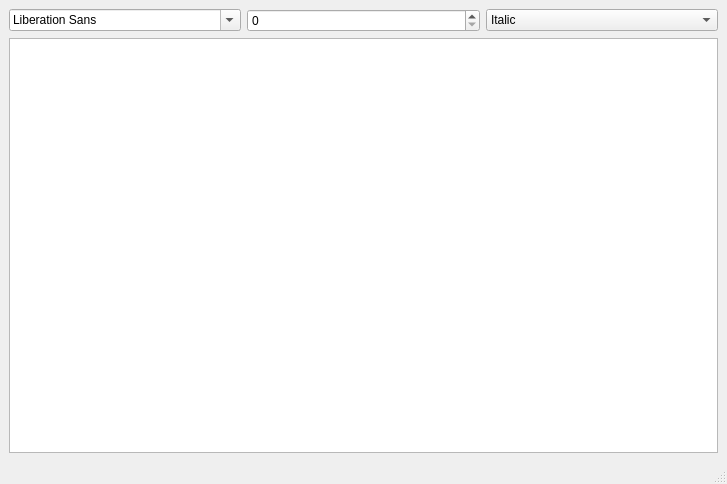
<?xml version="1.0" encoding="UTF-8"?>
<ui version="4.0">
 <class>MainWindow</class>
 <widget class="QMainWindow" name="MainWindow">
  <property name="geometry">
   <rect>
    <x>0</x>
    <y>0</y>
    <width>727</width>
    <height>484</height>
   </rect>
  </property>
  <property name="windowTitle">
   <string>MainWindow</string>
  </property>
  <widget class="QWidget" name="centralwidget">
   <layout class="QVBoxLayout" name="verticalLayout">
    <item>
     <layout class="QHBoxLayout" name="horizontalLayout">
      <item>
       <widget class="QFontComboBox" name="fontComboBox"/>
      </item>
      <item>
       <widget class="QSpinBox" name="spinBox"/>
      </item>
      <item>
       <widget class="QComboBox" name="comboBox">
        <item>
         <property name="text">
          <string>Italic</string>
         </property>
        </item>
        <item>
         <property name="text">
          <string>Bold</string>
         </property>
        </item>
        <item>
         <property name="text">
          <string>None Style</string>
         </property>
        </item>
       </widget>
      </item>
     </layout>
    </item>
    <item>
     <widget class="QPlainTextEdit" name="plainTextEdit"/>
    </item>
   </layout>
  </widget>
  <widget class="QMenuBar" name="menubar">
   <property name="geometry">
    <rect>
     <x>0</x>
     <y>0</y>
     <width>727</width>
     <height>24</height>
    </rect>
   </property>
  </widget>
  <widget class="QStatusBar" name="statusbar"/>
 </widget>
 <resources/>
 <connections/>
</ui>
